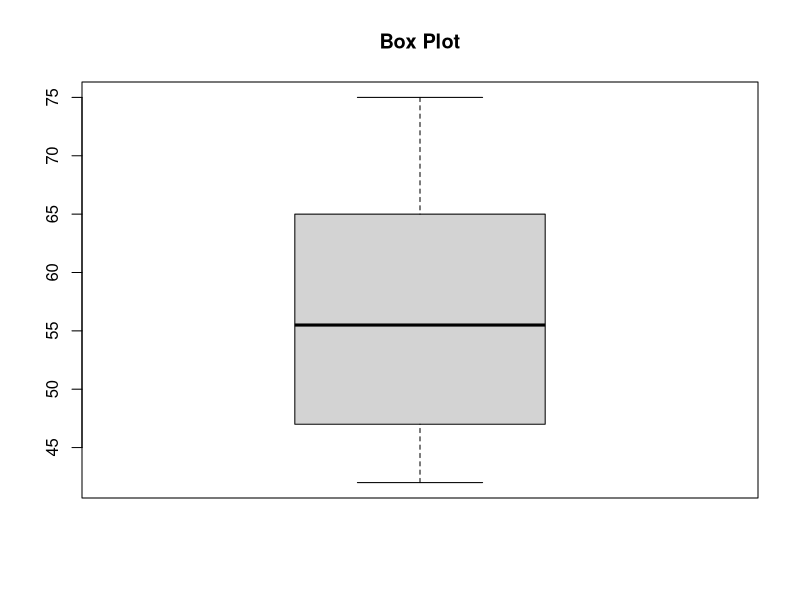
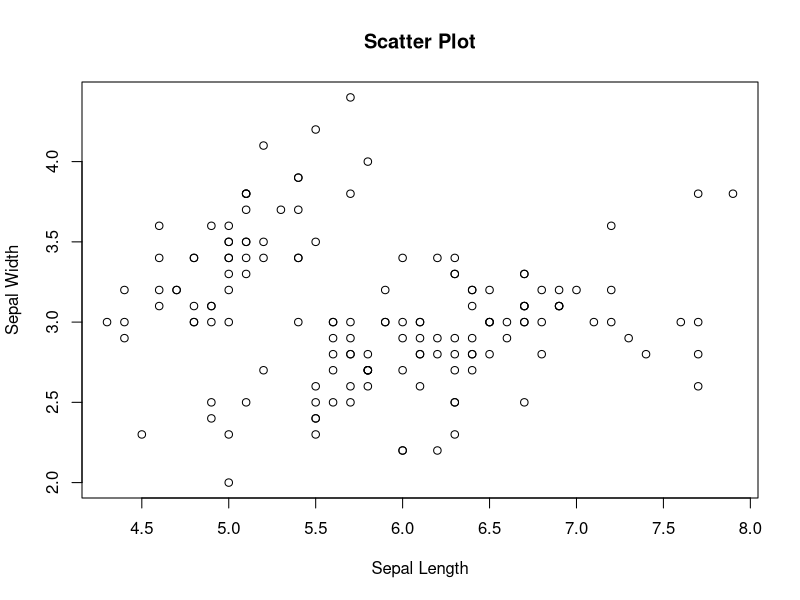

The R source for these figures, in order:
## SLIP - 3
## Q.1
marks <- c(68,44,55,47,65,50,72,54,75,60,42,60,56,65,45,55,65,44)

boxplot(marks, main="Box Plot")

##Q.2
data(iris)

plot(iris$Sepal.Length, iris$Sepal.Width,
     main="Scatter Plot",
     xlab="Sepal Length",
     ylab="Sepal Width")
